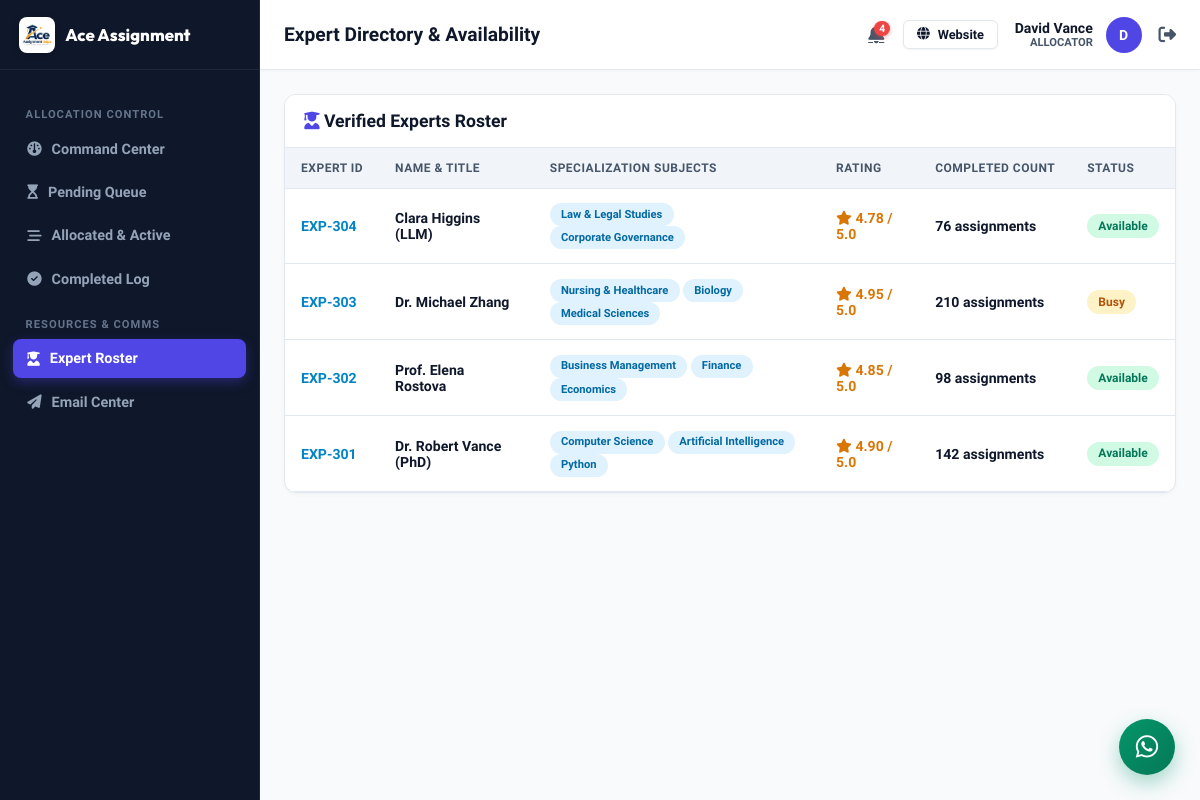
/allocator/experts.php (signed in), run on an earlier commit of the app's database.
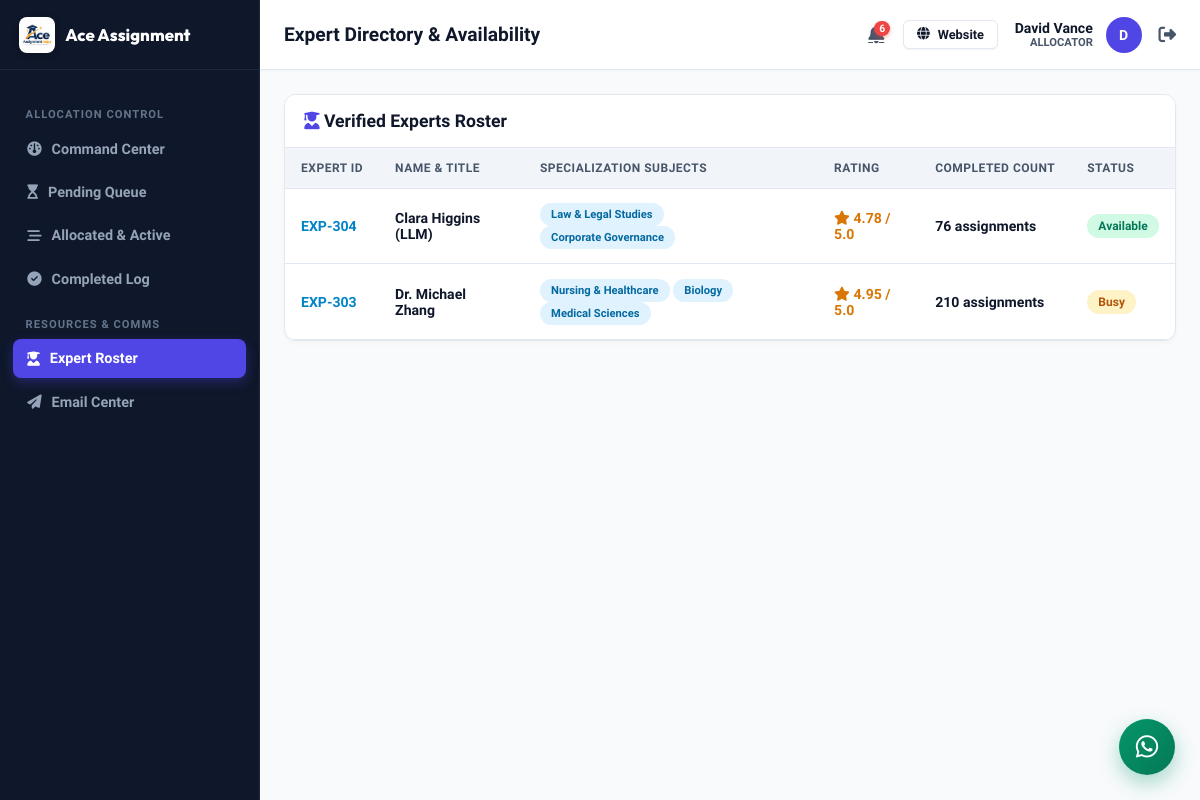
And on a later commit of the database.
### tables this page shows
CREATE TABLE `experts` (
  `id` int NOT NULL AUTO_INCREMENT,
  `expert_id` varchar(50) NOT NULL,
  `name` varchar(255) NOT NULL,
  `email` varchar(255) NOT NULL,
  `phone` varchar(100) DEFAULT NULL,
  `subjects` text,
  `rating` decimal(3,2) DEFAULT '5.00',
  `completed_count` int DEFAULT '0',
  `status` varchar(50) DEFAULT 'Available',
  PRIMARY KEY (`id`),
  UNIQUE KEY `expert_id` (`expert_id`),
  UNIQUE KEY `email` (`email`)
);

### includes/auth.php (called while the page is built, shortened)
<?php
require_once __DIR__ . '/db.php';
class Auth {
    public static function currentUser() {
        return $_SESSION['user'] ?? null;
    }
    public static function checkLoggedIn() {
        $user = self::currentUser();
        if ($user) {
            $table = ($user['role'] === 'Admin') ? 'admins' : (($user['role'] === 'Allocator') ? 'allocators' : (($user['role'] === 'Expert') ? 'experts' : 'students'));
            $idKey = ($user['role'] === 'Admin') ? 'admin_id' : (($user['role'] === 'Allocator') ? 'allocator_id' : (($user['role'] === 'Expert') ? 'expert_id' : 'student_id'));
            $record = DataStore::findOne($table, $idKey, $user['id']);
        }
    }
    public static function checkRole($allowedRoles = []) {
        self::checkLoggedIn();
    }
}

### includes/db.php (called while the page is built, shortened)
<?php
class DataStore {
    private static $pdo = null;
    private static $dbHost = 'database-1.c1o0ygcs2cex.ap-south-1.rds.amazonaws.com';
    private static $dbPort = 3306;
    private static $dbUser = 'admin';
    private static $dbPass = 'Marwal#1627';
    private static $dbName = 'aceassignmenthelp_db';
    public static function getPdo() {
        if (self::$pdo === null) {
            try {
                $dsn = "mysql:host=" . self::$dbHost . ";port=" . self::$dbPort . ";dbname=" . self::$dbName . ";charset=utf8mb4";
                self::$pdo = new PDO($dsn, self::$dbUser, self::$dbPass, [
                    PDO::ATTR_ERRMODE => PDO::ERRMODE_EXCEPTION,
                    PDO::ATTR_DEFAULT_FETCH_MODE => PDO::FETCH_ASSOC,
                    PDO::ATTR_EMULATE_PREPARES => false,
                    PDO::ATTR_TIMEOUT => 5
                ]);
            } catch (Throwable $e) {
                error_log("MySQL Connection Failed: " . $e->getMessage());
                self::$pdo = null;
                throw new Exception("Unable to connect to MySQL database: " . $e->getMessage());
            }
        }
        return self::$pdo;
    }
    private static function formatRecordFromDb($collectionName, $row) {
        if ($collectionName === 'experts' && isset($row['subjects'])) {
            if (is_string($row['subjects'])) {
                $decoded = json_decode($row['subjects'], true);
                $row['subjects'] = is_array($decoded) ? $decoded : array_map('trim', explode(',', $row['subjects']));
            }
        }
        if ($collectionName === 'notifications') {
            if (isset($row['notification_id'])) {
                $row['id'] = $row['notification_id'];
            }
            $row['is_read'] = (bool)($row['is_read'] ?? false);
        }
        return $row;
    }
    public static function getCollection($collectionName) {
        $pdo = self::getPdo();
        try {
            $stmt = $pdo->query("SELECT * FROM `$collectionName` ORDER BY id DESC");
            $rows = $stmt->fetchAll();
            $result = [];
            foreach ($rows as $row) {
                $result[] = self::formatRecordFromDb($collectionName, $row);
            }
            return $result;
        } catch (Throwable $e) {
            error_log("DataStore::getCollection error ($collectionName): " . $e->getMessage());
            return [];
        }
    }
    public static function findOne($collectionName, $key, $value) {
        $pdo = self::getPdo();
        try {
            $sqlKey = $key;
            $stmt = $pdo->prepare("SELECT * FROM `$collectionName` WHERE `$sqlKey` = ? LIMIT 1");
            $stmt->execute([$value]);
            $row = $stmt->fetch();
            if ($row) {
                return self::formatRecordFromDb($collectionName, $row);
            }
        } catch (Throwable $e) {
            error_log("DataStore::findOne error ($collectionName, $key): " . $e->getMessage());
        }
        return null;
    }
}

### includes/helpers.php (called while the page is built, shortened)
<?php
require_once __DIR__ . '/db.php';
function get_user_notifications($user_id, $user_role)
{
    $all = DataStore::getCollection('notifications');
    $filtered = array_filter($all, function ($n) use ($user_id, $user_role) {
        $targetRole = $n['user_role'] ?? '';
        $targetUser = $n['user_id'] ?? '';
        if (!empty($targetUser)) {
            return ($targetUser === $user_id);
        }
        if ($targetRole === 'All')
            return true;
        if ($targetRole === $user_role)
            return true;
        if ($user_role === 'Admin')
            return true;
        return false;
    });
    usort($filtered, function ($a, $b) {
        return strtotime($b['created_at'] ?? '0') - strtotime($a['created_at'] ?? '0');
    });
    return array_values($filtered);
}
function get_unread_notifications_count($user_id, $user_role)
{
    $notifs = get_user_notifications($user_id, $user_role);
    $count = 0;
    foreach ($notifs as $n) {
        if (empty($n['is_read'])) {
            $count++;
        }
    }
    return $count;
}

### allocator/experts.php (the view, shortened to what the changed rows need)
<?php
require_once __DIR__ . '/../includes/auth.php';
Auth::checkRole(['Allocator', 'Admin']);
require_once __DIR__ . '/../includes/helpers.php';
include __DIR__ . '/../includes/portal_header.php';
$experts = DataStore::getCollection('experts');
?>
<div class="table-card">
  <div class="table-responsive">
    <table class="data-table">
      <thead>
        <tr>
          <th>Expert ID</th>
          <th>Name & Title</th>
          <th>Specialization Subjects</th>
          <th>Rating</th>
          <th>Completed Count</th>
          <th>Status</th>
        </tr>
      </thead>
      <tbody>
        <?php foreach ($experts as $exp): ?>
          <tr>
            <td><strong style="color:var(--secondary);"><?php echo htmlspecialchars($exp['expert_id']); ?></strong></td>
            <td><strong style="color:var(--text-main);"><?php echo htmlspecialchars($exp['name']); ?></strong></td>
            <td>
              <?php foreach ($exp['subjects'] as $subj): ?>
                <span class="badge badge-info" style="font-size:0.7rem;"><?php echo htmlspecialchars($subj); ?></span>
              <?php endforeach; ?>
            </td>
            <td><strong style="color:#d97706;"><i class="fa-solid fa-star"></i> <?php echo $exp['rating']; ?> / 5.0</strong></td>
            <td><strong><?php echo $exp['completed_count']; ?> assignments</strong></td>
            <td>
              <span class="badge <?php echo ($exp['status'] === 'Available') ? 'badge-success' : 'badge-warning'; ?>">
                <?php echo htmlspecialchars($exp['status']); ?>
              </span>
            </td>
          </tr>
        <?php endforeach; ?>
      </tbody>
    </table>
  </div>
</div>
</div>
</div>
</body>
</html>

### includes/portal_header.php (shortened to what the changed rows need)
<?php
require_once __DIR__ . '/auth.php';
require_once __DIR__ . '/helpers.php';
$currentUser = Auth::currentUser();
$userRole = $currentUser['role'];
?>
<!DOCTYPE html>
<html lang="en">
<head>
  <link rel="stylesheet" href="https://cdnjs.cloudflare.com/ajax/libs/font-awesome/6.4.0/css/all.min.css">
  <link rel="stylesheet" href="/assets/css/portal.css">
</head>
<body class="portal-body">
<div class="portal-wrapper">
  <div class="portal-main">
    <header class="portal-topbar">
      <div class="topbar-user">
        <?php $unreadNotifCount = function_exists('get_unread_notifications_count') ? get_unread_notifications_count($currentUser['id'], $userRole) : 0; ?>
        <a href="/<?php echo strtolower($userRole); ?>/notifications.php" style="position:relative; color:var(--text-muted); font-size:1.15rem; margin-right:6px; display:inline-flex; align-items:center;" title="Notifications (<?php echo $unreadNotifCount; ?> unread)">
          <?php if ($unreadNotifCount > 0): ?>
            <span style="position:absolute; top:-4px; right:-6px; background:#ef4444; color:#fff; font-size:0.65rem; font-weight:800; border-radius:10px; padding:1px 5px; min-width:14px; text-align:center; box-shadow:0 2px 4px rgba(239, 68, 68, 0.4);"><?php echo $unreadNotifCount; ?></span>
          <?php endif; ?>
        </a>
      </div>
    </header>
    <div class="portal-content">

What changed in the data, as far as the page shows it:
removed experts: expert "EXP-302", name "Prof. Elena Rostova", subj "Business Management", subj "Finance", subj "Economics", rating "4.85", completed_count "98", status "Available"
removed experts: expert "EXP-301", name "Dr. Robert Vance (PhD)", subj "Computer Science", subj "Artificial Intelligence", subj "Python", rating "4.90", completed_count "142", status "Available"
Also different on the page:
$unreadNotifCount: "4" → "6"
